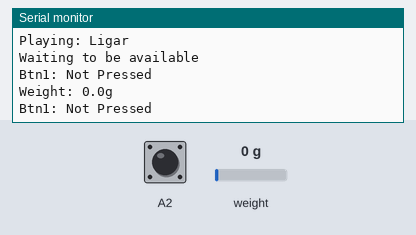
The program below on a simulated Arduino Uno, built with avr-gcc and run on an emulated ATmega328P. Parts: the last lines printed to the serial monitor. The test bench sets the inputs (shaded band); at power-on: weight on the scale 0 g, A2 HIGH. The audio player accepts every command and is not drawn.

Above: at 6.0 s.
6.1 s: weight on the scale set to 100 g
At 8.0 s:
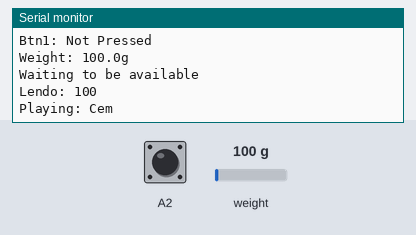
8.4 s: A2 pulled LOW for 3.2 s
At 11.3 s:
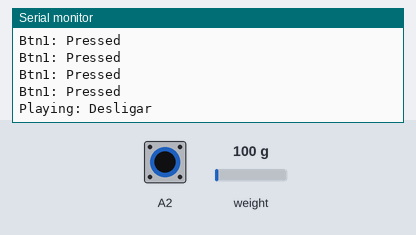
13.1 s: A2 pulled LOW for 3.2 s
At 15.2 s:
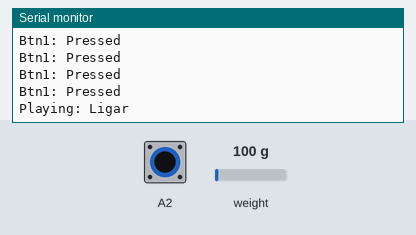
18.8 s: weight on the scale set to 1250 g
At 22.1 s:
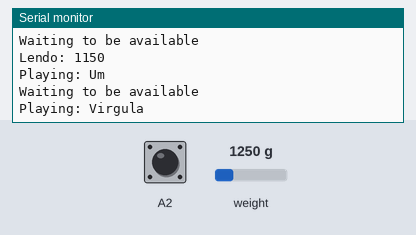
25.9 s: weight on the scale set to 3750 g
At 25.9 s:
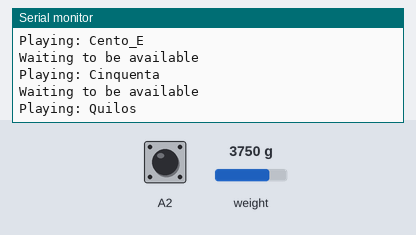
Timing chart, 0 to 28.9 s (numbered marks = the images above; inputs shaded):
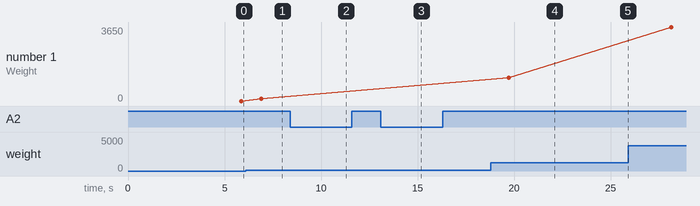

The program:

main.cpp
```cpp
// (licence header left out)
/***********Notice and Trouble shooting***************
 1.Connection and Diagram can be found here
 <https://www.dfrobot.com/wiki/index.php/DFPlayer_Mini_SKU:DFR0299#Connection_Diagram>
 2.This code is tested on Arduino Uno, Leonardo, Mega boards.
 ****************************************************/

#include "Arduino.h"
#include "DFRobotDFPlayerMini.h"
#include "HX711.h"

enum Audios
{
  Um = 1,
  Dois = 2,
  Tres = 3,
  Quatro = 4,
  Cinco = 5,
  Seis = 6,
  Sete = 7,
  Oito = 8,
  Nove = 9,
  Dez = 10,
  Onze = 11,
  Doze = 12,
  Treze = 13,
  Quatorze = 14,
  Quinze = 15,
  Dezesseis = 16,
  Dezessete = 17,
  Dezoito = 18,
  Dezenove = 19,
  Vinte = 20,
  Vinte_E = 21,
  Trinta = 22,
  Trinta_E = 23,
  Quarenta = 24,
  Quarenta_E = 25,
  Cinquenta = 26,
  Cinquenta_E = 27,
  Sessenta = 28,
  Sessenta_E = 29,
  Setenta = 30,
  Setenta_E = 31,
  Oitenta = 32,
  Oitenta_E = 33,
  Noventa = 34,
  Noventa_E = 35,
  Cem = 36,
  Cento_E = 37,
  Duzentos = 38,
  Duzentos_E = 39,
  Trezentos = 40,
  Trezentos_E = 41,
  Quatrocentos = 42,
  Quatrocentos_E = 43,
  Quinhentos = 44,
  Quinhentos_E = 45,
  Seiscentos = 46,
  Seiscentos_E = 47,
  Setecentos = 48,
  Setecentos_E = 49,
  Oitocentos = 50,
  Oitocentos_E = 51,
  Novecentos = 52,
  Novecentos_E = 53,
  Desligar = 54,
  Gramas = 55,
  Ligar = 56,
  Quilos = 57,
  Tara = 58,
  Virgula = 59,
};

#define i32 int32_t

#if (defined(ARDUINO_AVR_UNO) || defined(ESP8266)) // Using a soft serial port
#include <SoftwareSerial.h>
SoftwareSerial softSerial(/*rx =*/10, /*tx =*/11);
#define FPSerial softSerial
#else
#define FPSerial Serial1
#endif

DFRobotDFPlayerMini player;
HX711 scale;
void printDetail();
void play_audio(i32 weight);
void waitAvailable();
void play(i32 n);

void setup()
{
#if (defined ESP32)
  FPSerial.begin(9600, SERIAL_8N1, /*rx =*/D3, /*tx =*/D2);
#else
  FPSerial.begin(9600);
#endif

  Serial.begin(9600);

  Serial.println();
  Serial.println(F("DFRobot DFPlayer Mini Demo"));
  Serial.println(F("Initializing DFPlayer ... (May take 3~5 seconds)"));

  if (!player.begin(FPSerial, /*isACK = */ true, /*doReset = */ true))
  { // Use serial to communicate with mp3.
    Serial.println(F("Unable to begin:"));
    Serial.println(F("1.Please recheck the connection!"));
    Serial.println(F("2.Please insert the SD card!"));
    while (true)
    {
      delay(0); // Code to compatible with ESP8266 watch dog.
    }
  }
  Serial.println(F("DFPlayer Mini online."));

  player.volume(30); // Set volume value. From 0 to 30

  scale.begin(A1, A0);
  scale.set_gain(64);
  scale.set_scale(124);
  scale.tare();
  waitAvailable();
  play(Ligar);

  pinMode(A2, INPUT_PULLUP);
  delay(2000);
}

bool is_on = true;
u8 loop_count = 0;

void loop()
{
  Serial.print("Btn1: ");
  if (digitalRead(A2) == LOW)
    Serial.print("Pressed");
  else
    Serial.print("Not Pressed");
  Serial.println();

  if (digitalRead(A2) == LOW)
  {

    if (loop_count++ > 10)
    {
      is_on = !is_on;
      loop_count = 0;

      if (is_on)
      {
        scale.tare();
        play(Ligar);
      }
      else
        play(Desligar);
    }
  }
  else if (is_on)
  {
    if (loop_count <= 10 && loop_count > 0)
    {
      loop_count = 0;
      scale.tare();
      Serial.println("Tara");
      play(Tara);
    }
    else
    {
      float measurement = scale.get_units(10);
      Serial.println("Weight: " + String(measurement, 1) + "g");
      Serial.println();
      if (measurement >= 1)
        play_audio(measurement);
    }
  }
  else
  {
    loop_count = 0;
  }
  delay(50);
}

void wait_for_audio(i32 n)
{
  switch (n)
  {
  case Virgula:
  case Dois:
    return delay(2000);
  default:
    return delay(1300);
  }
}

void waitAvailable()
{
  Serial.println("Waiting to be available");
  player.waitAvailable();
}

String audio(i32 n)
{
  switch (n)
  {
  case 1:
    return "Um";
  case 2:
    return "Dois";
  case 3:
    return "Tres";
  case 4:
    return "Quatro";
  case 5:
    return "Cinco";
  case 6:
    return "Seis";
  case 7:
    return "Sete";
  case 8:
    return "Oito";
  case 9:
    return "Nove";
  case 10:
    return "Dez";
  case 11:
    return "Onze";
  case 12:
    return "Doze";
  case 13:
    return "Treze";
  case 14:
    return "Quatorze";
  case 15:
    return "Quinze";
  case 16:
    return "Dezesseis";
  case 17:
    return "Dezessete";
  case 18:
    return "Dezoito";
  case 19:
    return "Dezenove";
  case 20:
    return "Vinte";
  case 21:
    return "Vinte_E";
  case 22:
    return "Trinta";
  case 23:
    return "Trinta_E";
  case 24:
    return "Quarenta";
  case 25:
    return "Quarenta_E";
  case 26:
    return "Cinquenta";
  case 27:
    return "Cinquenta_E";
  case 28:
    return "Sessenta";
  case 29:
    return "Sessenta_E";
  case 30:
    return "Setenta";
  case 31:
    return "Setenta_E";
  case 32:
    return "Oitenta";
  case 33:
    return "Oitenta_E";
  case 34:
    return "Noventa";
  case 35:
    return "Noventa_E";
  case 36:
    return "Cem";
  case 37:
    return "Cento_E";
  case 38:
    return "Duzentos";
  case 39:
    return "Duzentos_E";
  case 40:
    return "Trezentos";
  case 41:
    return "Trezentos_E";
  case 42:
    return "Quatrocentos";
  case 43:
    return "Quatrocentos_E";
  case 44:
    return "Quinhentos";
  case 45:
    return "Quinhentos_E";
  case 46:
    return "Seiscentos";
  case 47:
    return "Seiscentos_E";
  case 48:
    return "Setecentos";
  case 49:
    return "Setecentos_E";
  case 50:
    return "Oitocentos";
  case 51:
    return "Oitocentos_E";
  case 52:
    return "Novecentos";
  case 53:
    return "Novecentos_E";
  case 54:
    return "Desligar";
  case 55:
    return "Gramas";
  case 56:
    return "Ligar";
  case 57:
    return "Quilos";
  case 58:
    return "Tara";
  case 59:
    return "Virgula";
  default:
    return "Desconhecido";
  }
}

void play(i32 n)
{
  Serial.println("Playing: " + audio(n));
  player.play(n);
  wait_for_audio(n);
  waitAvailable();
}

void printDetail()
{
  uint8_t type = player.readType();
  int value = player.read();
  switch (type)
  {
  case TimeOut:
    Serial.println(F("Time Out!"));
    break;
  case WrongStack:
    Serial.println(F("Stack Wrong!"));
    break;
  case DFPlayerCardInserted:
    Serial.println(F("Card Inserted!"));
    break;
  case DFPlayerCardRemoved:
    Serial.println(F("Card Removed!"));
    break;
  case DFPlayerCardOnline:
    Serial.println(F("Card Online!"));
    break;
  case DFPlayerUSBInserted:
    Serial.println("USB Inserted!");
    break;
  case DFPlayerUSBRemoved:
    Serial.println("USB Removed!");
    break;
  case DFPlayerPlayFinished:
    Serial.print(F("Number:"));
    Serial.print(value);
    Serial.println(F(" Play Finished!"));
    break;
  case DFPlayerError:
    Serial.print(F("DFPlayerError:"));
    switch (value)
    {
    case Busy:
      Serial.println(F("Card not found"));
      break;
    case Sleeping:
      Serial.println(F("Sleeping"));
      break;
    case SerialWrongStack:
      Serial.println(F("Get Wrong Stack"));
      break;
    case CheckSumNotMatch:
      Serial.println(F("Check Sum Not Match"));
      break;
    case FileIndexOut:
      Serial.println(F("File Index Out of Bound"));
      break;
    case FileMismatch:
      Serial.println(F("Cannot Find File"));
      break;
    case Advertise:
      Serial.println(F("In Advertise"));
      break;
    default:
      break;
    }
    break;
  default:
    break;
  }
}

void play_audio(i32 weight)
{
  if (weight < 1 || weight > 5000)
    return;
  waitAvailable();
  Serial.println("Lendo: " + String(weight));
  i32 unidade_audio = Gramas;

  if (weight >= 1000)
  {
    // quilos
    i32 quilos = weight / 1000;
    weight %= 1000;
    unidade_audio = Quilos;

    const Audios unidades_audios[] = {
        Um,
        Dois,
        Tres,
        Quatro,
        Cinco,
        Seis,
        Sete,
        Oito,
        Nove,
    };

    play(unidades_audios[quilos - 1]);
    if (weight > 0)
    {
      play(Virgula);
    }
  }
  i32 centenas = weight / 100;
  i32 dezenas = (weight % 100) / 10;
  i32 unidades = weight % 10;

  if (centenas > 0)
  {
    if (dezenas == 0 && unidades == 0)
    {
      const Audios centenas_audios[] = {
          Cem,
          Duzentos,
          Trezentos,
          Quatrocentos,
          Quinhentos,
          Seiscentos,
          Setecentos,
          Oitocentos,
          Novecentos,
      };

      play(centenas_audios[centenas - 1]);
    }
    else
    {
      const Audios centenas_audios[] = {
          Cento_E,
          Duzentos_E,
          Trezentos_E,
          Quatrocentos_E,
          Quinhentos_E,
          Seiscentos_E,
          Setecentos_E,
          Oitocentos_E,
          Novecentos_E,
      };

      play(centenas_audios[centenas - 1]);
    }
  }
  if (dezenas > 0)
  {
    if (dezenas == 1)
    {
      const Audios dezenas_audios[] = {
          Dez,
          Onze,
          Doze,
          Treze,
          Quatorze,
          Quinze,
          Dezesseis,
          Dezessete,
          Dezoito,
          Dezenove,
      };

      play(dezenas_audios[unidades]);
    }
    else
    {
      if (unidades == 0)
      {
        const Audios dezenas_audios[] = {
            Vinte,
            Trinta,
            Quarenta,
            Cinquenta,
            Sessenta,
            Setenta,
            Oitenta,
            Noventa,
        };

        play(dezenas_audios[dezenas - 2]);
      }
      else
      {
        const Audios dezenas_audios[] = {
            Vinte_E,
            Trinta_E,
            Quarenta_E,
            Cinquenta_E,
            Sessenta_E,
            Setenta_E,
            Oitenta_E,
            Noventa_E,
        };

        play(dezenas_audios[dezenas - 2]);
      }
    }
  }

  if (unidades > 0 && dezenas != 1)
  {
    const Audios unidades_audios[] = {
        Um,
        Dois,
        Tres,
        Quatro,
        Cinco,
        Seis,
        Sete,
        Oito,
        Nove,
    };

    play(unidades_audios[unidades - 1]);
  }

  play(unidade_audio);
}
```

Source omitted: main2.cpp (11716 bytes)

Measured:
- after the input at 6.1 s, the serial monitor: prints a new line after 0.81 s (image 1)
- after the input at 8.4 s, the serial monitor: prints a new line after 1.2 s (image 2)
- after the input at 13.1 s, the serial monitor: prints a new line after 1.6 s (image 3)
- after the input at 18.8 s, the serial monitor: prints a new line after 0.93 s (image 4)
- plotted number 1: 0 → 100 after the input at 6.1 s, 100 → 1150 after the input at 18.8 s, 1150 → 3650 after the input at 25.9 s
